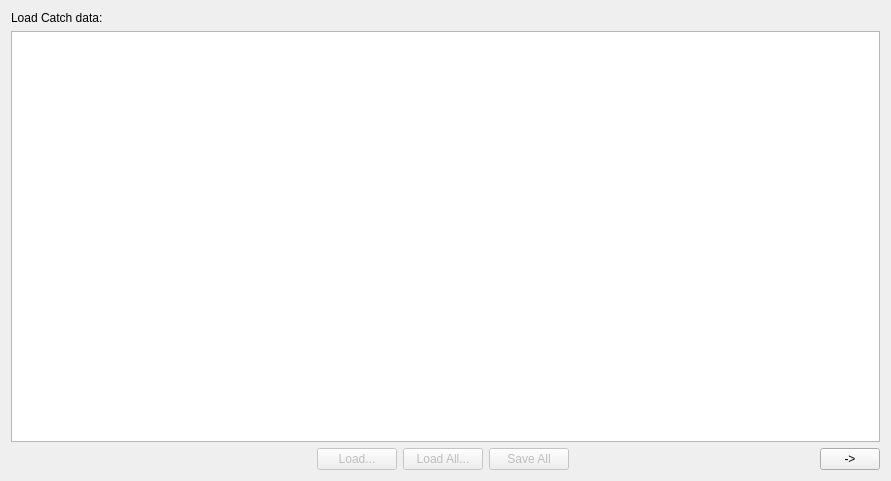
<?xml version="1.0" encoding="UTF-8"?>
<ui version="4.0">
 <class>SSVPACatchAtAgeTab</class>
 <widget class="QWidget" name="SSVPACatchAtAgeTab">
  <property name="geometry">
   <rect>
    <x>0</x>
    <y>0</y>
    <width>891</width>
    <height>481</height>
   </rect>
  </property>
  <property name="windowTitle">
   <string>Form</string>
  </property>
  <layout class="QVBoxLayout" name="verticalLayout">
   <item>
    <widget class="QLabel" name="SSVPA_Tab1_LabelLB">
     <property name="text">
      <string>Load Catch data:</string>
     </property>
    </widget>
   </item>
   <item>
    <widget class="QTableView" name="SSVPACatchAtAgeTV">
     <property name="toolTip">
      <string>These data are from the table: SpeCatch</string>
     </property>
     <property name="statusTip">
      <string>These data are from the table: SpeCatch</string>
     </property>
    </widget>
   </item>
   <item>
    <layout class="QHBoxLayout" name="horizontalLayout_87">
     <item>
      <spacer name="horizontalSpacer_102">
       <property name="orientation">
        <enum>Qt::Horizontal</enum>
       </property>
       <property name="sizeType">
        <enum>QSizePolicy::Fixed</enum>
       </property>
       <property name="sizeHint" stdset="0">
        <size>
         <width>60</width>
         <height>20</height>
        </size>
       </property>
      </spacer>
     </item>
     <item>
      <spacer name="horizontalSpacer_95">
       <property name="orientation">
        <enum>Qt::Horizontal</enum>
       </property>
       <property name="sizeHint" stdset="0">
        <size>
         <width>40</width>
         <height>20</height>
        </size>
       </property>
      </spacer>
     </item>
     <item>
      <widget class="QPushButton" name="SSVPA_Tab1_LoadPB">
       <property name="enabled">
        <bool>false</bool>
       </property>
       <property name="toolTip">
        <string>Load the CSV file for the selected Species</string>
       </property>
       <property name="statusTip">
        <string>Load the CSV file for the selected Species</string>
       </property>
       <property name="text">
        <string>Load...</string>
       </property>
      </widget>
     </item>
     <item>
      <widget class="QPushButton" name="SSVPA_Tab1_LoadAllPB">
       <property name="enabled">
        <bool>false</bool>
       </property>
       <property name="toolTip">
        <string>Load the CSV file for all Species</string>
       </property>
       <property name="statusTip">
        <string>Load the CSV file for all Species</string>
       </property>
       <property name="text">
        <string>Load All...</string>
       </property>
      </widget>
     </item>
     <item>
      <widget class="QPushButton" name="SSVPA_Tab1_SaveAllPB">
       <property name="enabled">
        <bool>false</bool>
       </property>
       <property name="toolTip">
        <string>Save above data for all Species to CSV file and to database table</string>
       </property>
       <property name="statusTip">
        <string>Save above data for all Species to CSV file and to database table</string>
       </property>
       <property name="text">
        <string>Save All</string>
       </property>
      </widget>
     </item>
     <item>
      <spacer name="verticalSpacer_42">
       <property name="orientation">
        <enum>Qt::Horizontal</enum>
       </property>
       <property name="sizeType">
        <enum>QSizePolicy::Expanding</enum>
       </property>
       <property name="sizeHint" stdset="0">
        <size>
         <width>48</width>
         <height>20</height>
        </size>
       </property>
      </spacer>
     </item>
     <item>
      <widget class="QPushButton" name="SSVPA_Tab1_NextPB">
       <property name="sizePolicy">
        <sizepolicy hsizetype="Fixed" vsizetype="Fixed">
         <horstretch>0</horstretch>
         <verstretch>0</verstretch>
        </sizepolicy>
       </property>
       <property name="minimumSize">
        <size>
         <width>60</width>
         <height>0</height>
        </size>
       </property>
       <property name="maximumSize">
        <size>
         <width>60</width>
         <height>16777215</height>
        </size>
       </property>
       <property name="toolTip">
        <string>Go to next tab page</string>
       </property>
       <property name="statusTip">
        <string>Go to next tab page</string>
       </property>
       <property name="text">
        <string>-&gt;</string>
       </property>
      </widget>
     </item>
    </layout>
   </item>
  </layout>
 </widget>
 <resources/>
 <connections/>
</ui>
